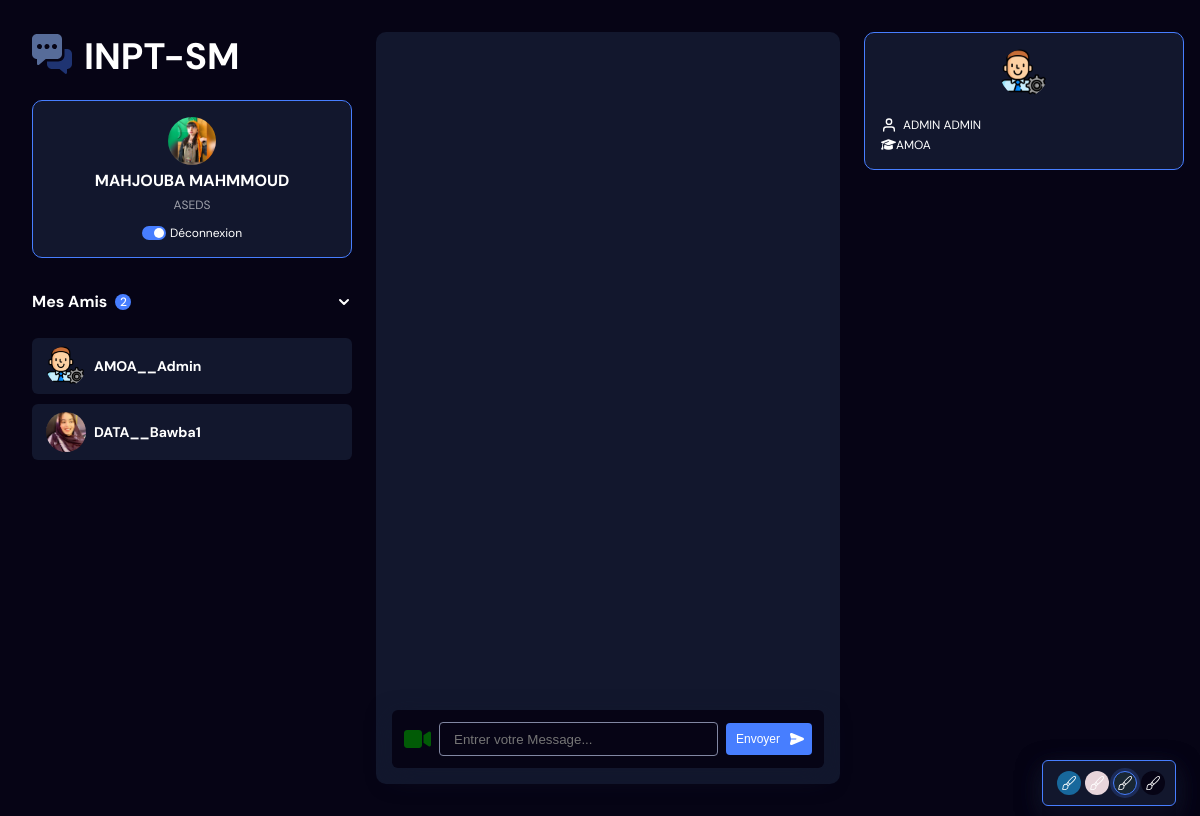
The page /vchat/message.php?pseudo=Admin (signed in) on the database its author committed.
### tables this page shows
CREATE TABLE `follow_list` (
  `id` int(11) NOT NULL,
  `id_utilisateur` int(11) NOT NULL,
  `id_follower` int(11) NOT NULL
);

CREATE TABLE `utilisateurs` (
  `id_utilisateur` int(11) NOT NULL,
  `nom` varchar(255) NOT NULL,
  `prenom` varchar(255) NOT NULL,
  `filiere` varchar(255) NOT NULL,
  `pseudo` varchar(255) NOT NULL,
  `mot_de_passe` varchar(255) NOT NULL,
  `photo` varchar(255) NOT NULL,
  `status` varchar(255) NOT NULL DEFAULT 'DECONNECTE',
  `derniere_connexion` datetime NOT NULL DEFAULT current_timestamp(),
  `date_inscription` datetime NOT NULL DEFAULT current_timestamp(),
  `sessionID` text NOT NULL,
  `connectionID` varchar(255) NOT NULL,
  `description` text NOT NULL DEFAULT 'Parcours Scolaire (actuel, le baccalauréat intéresse souvent peu le jury sauf s’il s’agit d’un baccalauréat spécial)'
);

### PageAction/nombreAmis.php (called while the page is built)
<?php
include('../BaseDeDonnees.php');
$req1=$bd->query("SELECT COUNT(*) as `total` FROM `follow_list` where `id_utilisateur`={$_SESSION['id_utilisateur']}");
if($req1->rowcount() > 0){
    $nombre=$req1->fetch();
}
else{
    $nombre['total']=0;
}
?>

### vchat/core/classes/DB.php (called while the page is built, shortened)
<?php
class DB{
    function connect(){
        $db = new PDO("mysql:host=localhost; dbname=inpt_sm","root","");
       return $db;
    }
}

### vchat/core/classes/user.php (called while the page is built, shortened)
<?php
class User{
    public $db, $id_utilisateur, $sessionID;
    public function  __construct(){
        $db = new  \MyApp\DB;
        $this->db = $db->connect();
    }
    public function ID(){
        if($this->isLoggedIn()){
            return $_SESSION['id_utilisateur'];
        }
    }
    public function getSessionID(){
        return session_id();
    }
        public function isLoggedIn(){
            return ((isset($_SESSION['id_utilisateur'])) ? true : false);
        }
        public function getUserByUsername($pseudo){
            $stmt = $this->db->prepare("SELECT * FROM `utilisateurs` where `pseudo` = :pseudo");
            $stmt->bindParam(":pseudo", $pseudo, PDO::PARAM_STR);
            $stmt->execute();
            return  $stmt->fetch(PDO::FETCH_OBJ);
        }
    }

### vchat/core/init.php (called while the page is built, shortened)
<?php
require 'classes/DB.php';
require 'classes/user.php';
$userOBJ = new \MyApp\User;

### vchat/message.php (the view, shortened to what this page needs)
<?php
include 'core/init.php';
include('../PageAction/nombreAmis.php');
$userOBJ->updateSession();
 if(isset($_GET['pseudo']) && !empty($_GET['pseudo'])){
    $profileData = $userOBJ->getUserByUsername($_GET['pseudo']);
}
?>
<!DOCTYPE html>
<html lang="en" >
<head>
  <link rel="stylesheet" href="https://cdnjs.cloudflare.com/ajax/libs/normalize/5.0.0/normalize.min.css">
  <link rel="stylesheet" href="https://cdnjs.cloudflare.com/ajax/libs/font-awesome/6.3.0/css/all.min.css" />
<link rel="stylesheet" href="./style.css">
<link rel='stylesheet' type='text/css' media='screen' href='styles/popup.css'>
</head>
<body>
<div class="app-container">
  <div class="app-left">
    <div class="app-left-header">
      <div class="app-logo">
      </div>
      <a href="../Page/home.php" style="text-decoration:none;"><h1 style="font-size:2.3rem;">INPT-SM</h1></a>
    </div>
    <div class="app-profile-box">
      <img src="<?= $_SESSION['photo'] ?>" alt="profil">
      <div class="app-profile-box-name">
        <?= $_SESSION['nom'].' '.$_SESSION['prenom'] ?>
      </div>
      <p class="app-profile-box-title"><?= $_SESSION['filiere'] ?></p>
      <div class="switch-status">
        <label class="label-toggle" for="switchStatus"></label>
        <span class="toggle-text toggle-online"><a href="../pageAction/deconnexionAction.php" style="text-decoration:none;color:white;">Déconnexion</a></span>
      </div>
    </div>
    <div class="chat-list-wrapper">
      <div class="chat-list-header">Mes Amis<span class="c-number"><?=  $nombre['total']?></span>
        <svg class="list-header-arrow" xmlns="http://www.w3.org/2000/svg" width="16" height="16" fill="none" stroke="currentColor" stroke-linecap="round" stroke-linejoin="round" stroke-width="3" class="feather feather-chevron-up" viewBox="0 0 24 24">
          <defs/>
          <path d="M18 15l-6-6-6 6"/>
        </svg>
      </div>
      <ul class="chat-list active">
      <?php include('../PageAction/afficheFollower.php') ?>
      </ul>
    </div>
  </div>
<?php if(isset($_GET['pseudo'])){ ?>
  <div class="app-main">
    <div class="chat-input-wrapper">
      <button class="chat-attachment-btn" data-user="<?php echo $profileData->id_utilisateur;?>" id="callBtn" style="display:block;" onclick="cacheBalise('callBtn','hangupBtn');cacheBalise('messages','deo');">
      <i class="fa-solid fa-video" style="color:green;font-size:1.5rem;"></i></button>
      <div class="input-wrapper">
        <form id="message__form">
        <input type="text" class="chat-input" placeholder="Entrer votre Message..." name="message">
      </div>
      <button type="submit" class="chat-send-btn">Envoyer</button>
    </div>
  </div>
  <div class="app-right">
    <div class="app-profile-box">
      <img src="<?= $profileData->photo;?>" alt="profil">
      <p class="app-profile-box-title name"><svg xmlns="http://www.w3.org/2000/svg" width="24" height="24" viewBox="0 0 24 24" fill="none" stroke="currentColor" stroke-width="2" stroke-linecap="round" stroke-linejoin="round" class="feather feather-user"><path d="M20 21v-2a4 4 0 0 0-4-4H8a4 4 0 0 0-4 4v2"/><circle cx="12" cy="7" r="4"/></svg><?= $profileData->nom.' '.$profileData->prenom ;?></p>
      <p class="app-profile-box-title mail"><i class="fa-solid fa-graduation-cap"></i><?= $profileData->filiere;?></p>
    </div>
        <?php } ?>
    <div class="app-right-bottom">
      <div class="app-theme-selector">
      <button class="theme-color indigo" data-color="indigo">
      </button>
      <button class="theme-color pink" data-color="pink" >
      </button>
      <button class="theme-color navy-dark active" data-color="navy-dark" >
      </button>
      <button class="theme-color dark" data-color="dark" >
      </button>
    </div>
    </div>
  </div>
  <div class="app-right-bottom" id="wrapper">
      <div class="app-theme-selector">
      <button class="theme-color indigo" data-color="indigo">
      </button>
      <button class="theme-color pink" data-color="pink" >
      </button>
      <button class="theme-color navy-dark active" data-color="navy-dark" >
      </button>
      <button class="theme-color dark" data-color="dark" >
      </button>
    </div>
    </div>
</div>
</body>
</html>

### PageAction/afficheFollower.php
<?php
include('../BaseDeDonnees.php');
$req1=$bd->prepare("SELECT * FROM `follow_list` where `id_utilisateur`= ? ");
$req1->execute(array($_SESSION['id_utilisateur']));
if($req1->rowcount() > 0){
    $utilisateurs=$req1->fetchAll();
    foreach($utilisateurs as $U){
        $req2=$bd->prepare("SELECT * FROM `utilisateurs` where `id_utilisateur`= ? ");
        $req2->execute(array($U['id_follower']));
        $info=$req2->fetch();
        echo'
        <a href="message.php?pseudo='.$info["pseudo"].'" style="text-decoration:none;"><li class="chat-list-item active">
          <img src="'.$info["photo"].'" alt="">
          <span class="chat-list-name">'.$info['filiere']."__".$info["pseudo"].'
        </li></a>
        ';
    }
}
?>

### rows shown on the page
follow_list: utilisateurs.photo (picture), utilisateurs.filiere "AMOA", utilisateurs.pseudo "Admin"
follow_list: utilisateurs.photo (picture), utilisateurs.filiere "DATA", utilisateurs.pseudo "Bawba1"
utilisateurs: photo (picture), nom "ADMIN", prenom "ADMIN", filiere "AMOA"

### other values the page prints
$_SESSION['nom'] "MAHJOUBA"
$_SESSION['prenom'] "MAHMMOUD"
$_SESSION['filiere'] "ASEDS"
$nombre['total'] "2"
